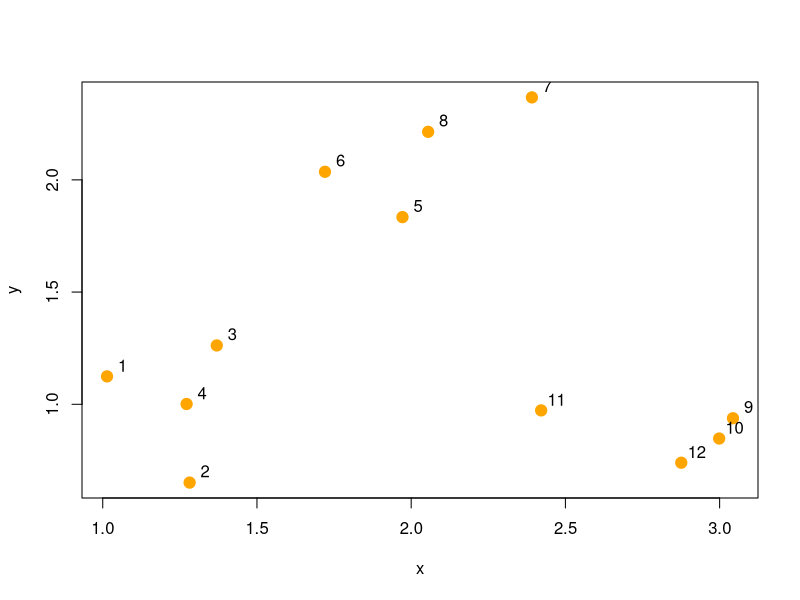

Generate this figure with R:
## ---- chunk 1
knitr::opts_chunk$set(echo = TRUE)
## ---- chunk 2
set.seed(96)
x = rnorm(12, mean = rep(1:3, each = 4), sd = 0.2)
y = rnorm(12, mean = rep(c(1,2,1),each = 4), sd = 0.2)
plot(x, y, col = "orange", pch = 19,cex = 1.5)
text(x+0.05, y+0.05, labels = as.character(1:12))
